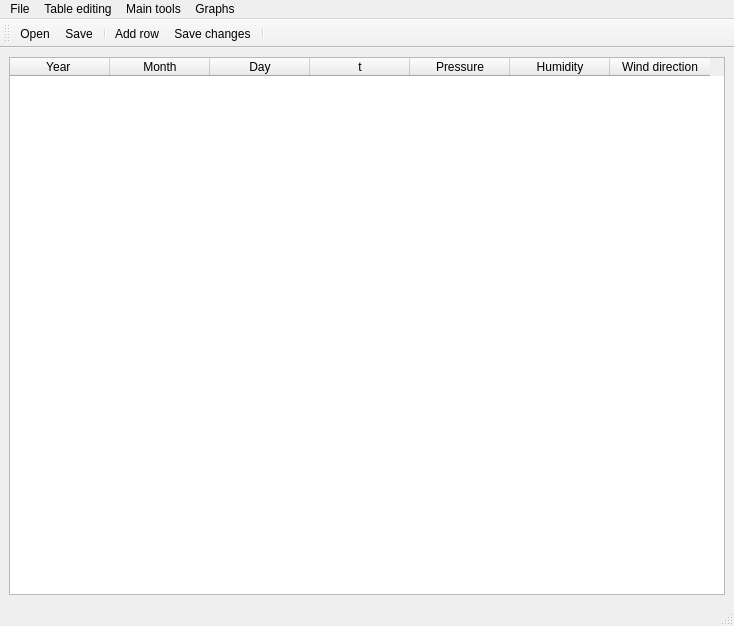
<?xml version="1.0" encoding="UTF-8"?>
<ui version="4.0">
 <class>MainWindow</class>
 <widget class="QMainWindow" name="MainWindow">
  <property name="geometry">
   <rect>
    <x>0</x>
    <y>0</y>
    <width>734</width>
    <height>626</height>
   </rect>
  </property>
  <property name="minimumSize">
   <size>
    <width>730</width>
    <height>300</height>
   </size>
  </property>
  <property name="windowTitle">
   <string>MainWindow</string>
  </property>
  <widget class="QWidget" name="centralwidget">
   <layout class="QVBoxLayout" name="verticalLayout">
    <item>
     <widget class="QTableWidget" name="weatherTable">
      <property name="minimumSize">
       <size>
        <width>710</width>
        <height>200</height>
       </size>
      </property>
      <property name="toolTip">
       <string>You can click on a cell in the table and change the data inside</string>
      </property>
      <property name="toolTipDuration">
       <number>0</number>
      </property>
      <column>
       <property name="text">
        <string>Year </string>
       </property>
      </column>
      <column>
       <property name="text">
        <string>Month</string>
       </property>
      </column>
      <column>
       <property name="text">
        <string>Day</string>
       </property>
      </column>
      <column>
       <property name="text">
        <string>t</string>
       </property>
      </column>
      <column>
       <property name="text">
        <string>Pressure</string>
       </property>
      </column>
      <column>
       <property name="text">
        <string>Humidity</string>
       </property>
      </column>
      <column>
       <property name="text">
        <string>Wind direction</string>
       </property>
      </column>
     </widget>
    </item>
   </layout>
  </widget>
  <widget class="QMenuBar" name="menubar">
   <property name="geometry">
    <rect>
     <x>0</x>
     <y>0</y>
     <width>734</width>
     <height>24</height>
    </rect>
   </property>
   <widget class="QMenu" name="menuFile">
    <property name="title">
     <string>File</string>
    </property>
    <addaction name="actionOpen"/>
    <addaction name="actionSave"/>
   </widget>
   <widget class="QMenu" name="menuTools">
    <property name="title">
     <string>Main tools</string>
    </property>
    <addaction name="actionSort_by_pressure_within_seasons"/>
    <addaction name="actionFind_days_while"/>
    <addaction name="actionDetermine_the_avg_temperature"/>
    <addaction name="actionDetermine_highest_humidity_days"/>
    <addaction name="actionFind_days_while_pressure_2_5"/>
    <addaction name="actionForecast_weathe_for_next_month"/>
   </widget>
   <widget class="QMenu" name="menuGraphs">
    <property name="title">
     <string>Graphs</string>
    </property>
    <addaction name="actionBuild_graph_of_t_2"/>
    <addaction name="actionBuild_graph_of_pressure_2"/>
    <addaction name="actionBuild_graph_of_humidity_2"/>
   </widget>
   <widget class="QMenu" name="menuTable_editing">
    <property name="title">
     <string>Table editing</string>
    </property>
    <addaction name="actionAdd_row"/>
    <addaction name="actionSave_changes"/>
   </widget>
   <addaction name="menuFile"/>
   <addaction name="menuTable_editing"/>
   <addaction name="menuTools"/>
   <addaction name="menuGraphs"/>
  </widget>
  <widget class="QStatusBar" name="statusbar"/>
  <widget class="QToolBar" name="toolBar">
   <property name="windowTitle">
    <string>toolBar</string>
   </property>
   <attribute name="toolBarArea">
    <enum>TopToolBarArea</enum>
   </attribute>
   <attribute name="toolBarBreak">
    <bool>false</bool>
   </attribute>
   <addaction name="actionOpen"/>
   <addaction name="actionSave"/>
   <addaction name="separator"/>
   <addaction name="actionAdd_row"/>
   <addaction name="actionSave_changes"/>
   <addaction name="separator"/>
  </widget>
  <action name="actionOpen">
   <property name="icon">
    <iconset resource="../resource.qrc">
     <normaloff>:/Resource Files/Resource Files/file_open_icon.png</normaloff>:/Resource Files/Resource Files/file_open_icon.png</iconset>
   </property>
   <property name="text">
    <string>Open...</string>
   </property>
   <property name="shortcut">
    <string>Ctrl+O</string>
   </property>
  </action>
  <action name="actionSave">
   <property name="icon">
    <iconset resource="../resource.qrc">
     <normaloff>:/Resource Files/Resource Files/file_save_icon.png</normaloff>:/Resource Files/Resource Files/file_save_icon.png</iconset>
   </property>
   <property name="text">
    <string>Save...</string>
   </property>
   <property name="shortcut">
    <string>Ctrl+S</string>
   </property>
  </action>
  <action name="actionSort_by_pressure_within_seasons">
   <property name="text">
    <string>Sort by pressure (within seasons)</string>
   </property>
  </action>
  <action name="actionFind_days_while">
   <property name="text">
    <string>Find days while wind direction didn't change</string>
   </property>
  </action>
  <action name="actionDetermine_the_avg_temperature">
   <property name="text">
    <string>Determine the avg t</string>
   </property>
  </action>
  <action name="actionDetermine_highest_humidity_days">
   <property name="text">
    <string>Determine highest humidity days</string>
   </property>
  </action>
  <action name="actionFind_days_while_pressure_2_5">
   <property name="text">
    <string>Find period while pressure +- 2.5% and t +- 3.6%</string>
   </property>
  </action>
  <action name="actionForecast_weathe_for_next_month">
   <property name="text">
    <string>Forecast weather for next month</string>
   </property>
  </action>
  <action name="actionBuild_graph_of_t_2">
   <property name="text">
    <string>Build graph of t</string>
   </property>
  </action>
  <action name="actionBuild_graph_of_pressure_2">
   <property name="text">
    <string>Build graph of pressure</string>
   </property>
  </action>
  <action name="actionBuild_graph_of_humidity_2">
   <property name="text">
    <string>Build graph of humidity</string>
   </property>
  </action>
  <action name="actionAdd_row">
   <property name="icon">
    <iconset resource="../resource.qrc">
     <normaloff>:/Resource Files/Resource Files/add_icon.png</normaloff>:/Resource Files/Resource Files/add_icon.png</iconset>
   </property>
   <property name="text">
    <string>Add row</string>
   </property>
   <property name="shortcut">
    <string>Ctrl+A</string>
   </property>
  </action>
  <action name="actionSave_changes">
   <property name="icon">
    <iconset resource="../resource.qrc">
     <normaloff>:/Resource Files/Resource Files/save_icon.png</normaloff>:/Resource Files/Resource Files/save_icon.png</iconset>
   </property>
   <property name="text">
    <string>Save changes</string>
   </property>
   <property name="shortcut">
    <string>Ctrl+T</string>
   </property>
  </action>
 </widget>
 <resources>
  <include location="../resource.qrc"/>
 </resources>
 <connections/>
</ui>
